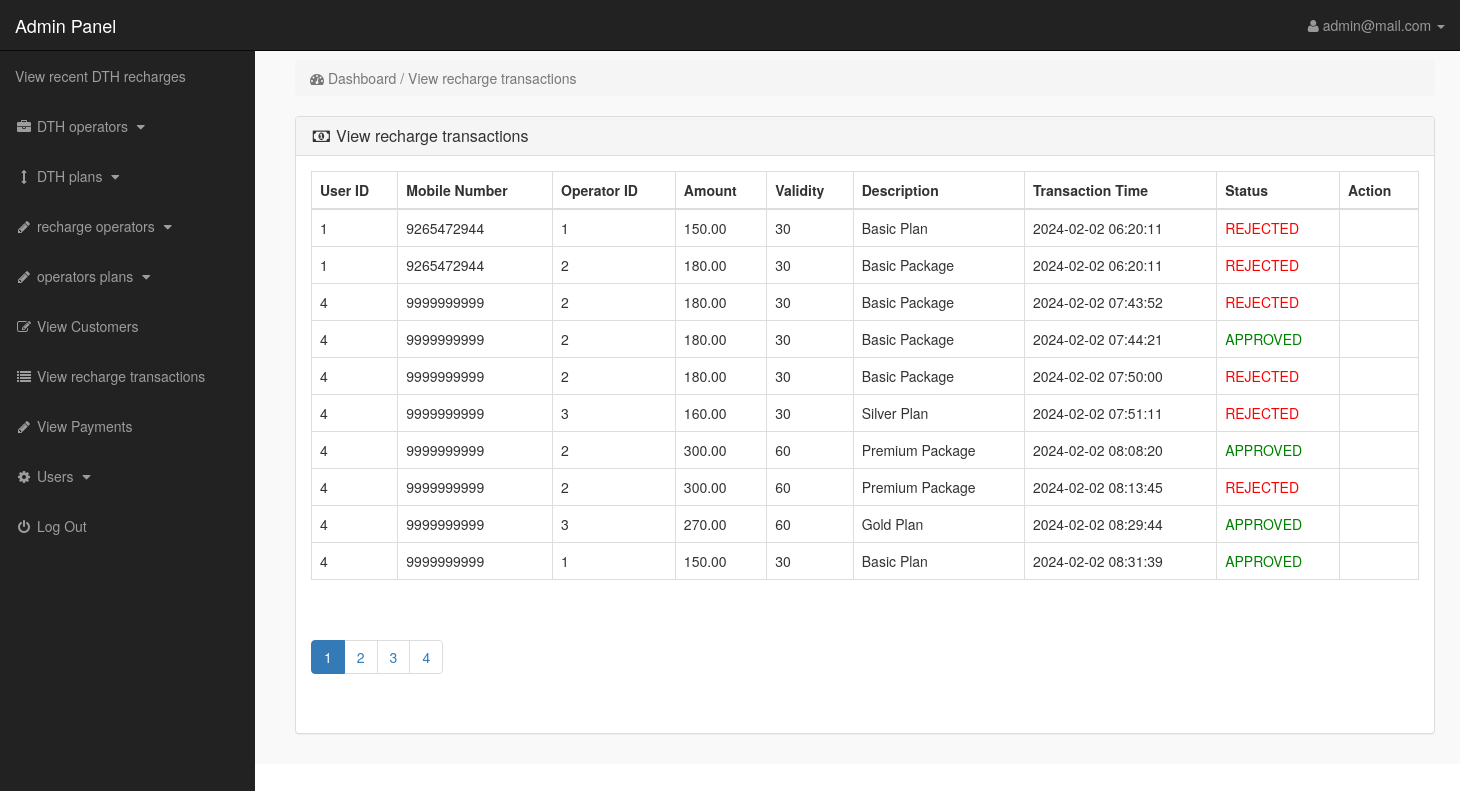
/admin_area/index.php?view_products (signed in), run on the app's committed database.
### tables this page shows
CREATE TABLE `dth_transactions` (
  `id` int(11) NOT NULL,
  `user_id` int(11) DEFAULT NULL,
  `mobile_number` varchar(15) NOT NULL,
  `operator_id` int(11) DEFAULT NULL,
  `plan_id` int(11) DEFAULT NULL,
  `amount` decimal(10,2) NOT NULL,
  `validity` int(11) NOT NULL,
  `description` text DEFAULT NULL,
  `approval_status` varchar(20) DEFAULT 'Pending',
  `transaction_time` timestamp NOT NULL DEFAULT current_timestamp()
);

### admin_area/view_products.php (the view, shortened to what this page needs)
<?php
include 'db_connection.php';
$recordsPerPage = 10;
$totalRecordsQuery = "SELECT COUNT(*) as total FROM dth_transactions";
$totalRecordsResult = mysqli_query($con, $totalRecordsQuery);
$totalRecords = mysqli_fetch_assoc($totalRecordsResult)['total'];
$totalPages = ceil($totalRecords / $recordsPerPage);
$currentpage = isset($_GET['page']) ? $_GET['page'] : 1;
$offset = ($currentpage - 1) * $recordsPerPage;
$query_pending = "SELECT * FROM dth_transactions LIMIT $offset, $recordsPerPage";
$result_pending = mysqli_query($con, $query_pending);
?>
<div class="container mt-5">
    <div class="row">
        <div class="col-lg-12">
            <ol class="breadcrumb">
                <li class="active">
                    <i class="fa fa-dashboard"></i> Dashboard / View recharge transactions
                </li>
            </ol>
        </div>
    </div>
    <div class="row">
        <div class="col-lg-12">
            <div class="panel panel-default">
                <div class="panel-heading">
                    <h3 class="panel-title">
                        <i class="fa fa-money fa-fw"></i> View recharge transactions
                    </h3>
                </div>
                <div class="panel-body">
                    <div class="table-responsive">
                        <table class="table table-bordered">
                            <thead>
                                <tr>
                                    <th>User ID</th>
                                    <th>Mobile Number</th>
                                    <th>Operator ID</th>
                                    <th>Amount</th>
                                    <th>Validity</th>
                                    <th>Description</th>
                                    <th>Transaction Time</th>
                                    <th>Status</th>
                                    <th>Action</th>
                                </tr>
                            </thead>
                            <tbody>
                                <?php while ($row = mysqli_fetch_assoc($result_pending)) { ?>
                                    <tr>
                                        <td>
                                            <?php echo $row['user_id']; ?>
                                        </td>
                                        <td>
                                            <?php echo $row['mobile_number']; ?>
                                        </td>
                                        <td>
                                            <?php echo strtoupper($row['operator_id']) ?>
                                        </td>
                                        <td>
                                            <?php echo $row['amount']; ?>
                                        </td>
                                        <td>
                                            <?php echo $row['validity']; ?>
                                        </td>
                                        <td>
                                            <?php echo $row['description']; ?>
                                        </td>
                                        <td>
                                            <?php echo $row['transaction_time']; ?>
                                        </td>
                                        <td class="<?php echo strtolower($row['approval_status']) ?>">
                                            <?php echo strtoupper($row['approval_status']) ?>
                                        </td>
                                        <td>
                                        </td>
                                    </tr>
                                <?php } ?>
                        </table>
                        <div class="pagination">
                            <ul class="pagination">
                                <?php for ($i = 1; $i <= $totalPages; $i++) { ?>
                                    <li class="page-item <?php echo ($i == $currentpage) ? 'active' : ''; ?>">
                                        <a class="page-link" href="index.php?view_products&page=<?php echo $i; ?>">
                                            <?php echo $i; ?>
                                        </a>
                                    </li>
                                <?php } ?>
                            </ul>
                        </div>
                    </div>
                </div>
            </div>
        </div>
    </div>
</div>
</body>
</html>

### admin_area/includes/sidebar.php (shortened to what this page needs)
<?php
if (!isset($_SESSION['admin_username'])) {
    echo "<script>window.open('login.php','_self')</script>";
} else {
    ?>
    <nav class="navbar navbar-inverse navbar-fixed-top">
        <div class="navbar-header">
            <a class="navbar-brand" href="index.php?dashboard">Admin Panel</a>
        </div>
        <ul class="nav navbar-right top-nav">
            <li class="dropdown">
                <a href="#" class="dropdown-toggle" data-toggle="dropdown">
                    <i class="fa fa-user"></i>
                    <?php echo $admin_name; ?> <b class="caret"></b>
                </a>
            </li>
        </ul>
        <div class="collapse navbar-collapse navbar-ex1-collapse">
            <ul class="nav navbar-nav side-nav">
                <li>
                    <a href="index.php?view_products"> View recent DTH recharges </a>
                </li>
                <li>
                    <a href="#" data-toggle="collapse" data-target="#manufacturers">
                        <i class="fa fa-fw fa-briefcase"></i> DTH operators
                        <i class="fa fa-fw fa-caret-down"></i>
                    </a>
                </li>
                <li>
                    <a href="#" data-toggle="collapse" data-target="#cat">
                        <i class="fa fa-fw fa-arrows-v"></i> DTH plans
                        <i class="fa fa-fw fa-caret-down"></i>
                    </a>
                </li>
                <li>
                    <a href="#" data-toggle="collapse" data-target="#contact_us">
                        <i class="fa fa-fw fa-pencil"> </i> recharge operators
                        <i class="fa fa-fw fa-caret-down"></i>
                    </a>
                </li>
                <li>
                    <a href="#" data-toggle="collapse" data-target="#jio">
                        <i class="fa fa-fw fa-pencil"> </i> operators plans
                        <i class="fa fa-fw fa-caret-down"></i>
                    </a>
                </li>
                <li>
                    <a href="index.php?view_customers">
                        <i class="fa fa-fw fa-edit"></i> View Customers
                    </a>
                </li>
                <li>
                    <a href="index.php?view_orders">
                        <i class="fa fa-fw fa-list"></i> View recharge transactions
                    </a>
                </li>
                <li>
                    <a href="index.php?view_payments">
                        <i class="fa fa-fw fa-pencil"></i> View Payments
                    </a>
                </li>
                <li>
                    <a href="#" data-toggle="collapse" data-target="#users">
                        <i class="fa fa-fw fa-gear"></i> Users
                        <i class="fa fa-fw fa-caret-down"></i>
                    </a>
                </li>
                <li>
                    <a href="logout.php">
                        <i class="fa fa-fw fa-power-off"></i> Log Out
                    </a>
                </li>
            </ul>
        </div>
    </nav>
<?php } ?>

### admin_area/css/style.css (style rules this page uses)
body { margin-top:100px; }
@media (min-width: 768px) { body { margin-top:50px; } }
.top-nav { padding:0 15px; }
.top-nav>li { display:inline-block; float:left; }
.top-nav>li>a { padding-top:15px; padding-bottom:15px; line-height:20px; color:#999; }
@media (min-width: 768px) { .side-nav { position:fixed; top:51px; width:255px; border-radius:0; overflow-y:auto; background-color: #222; bottom:0; overflow-x:hidden; padding-bottom:40px; } }
@media (min-width: 768px) { .side-nav>li>a { width:255px; } }
.panel-body { border-radius:5px; }

### admin_area/view_products.php (style rules this page uses)
.approved { color: green; }
.rejected { color: red; }

### data on the page
dth_transactions: user "1", mobile_number "9265472944", operator "1", amount "150.00", validity "30", description "Basic Plan", transaction_time "2024-02-02 06:20:11", approval_status "REJECTED"
dth_transactions: user "1", mobile_number "9265472944", operator "2", amount "180.00", validity "30", description "Basic Package", transaction_time "2024-02-02 06:20:11", approval_status "REJECTED"
dth_transactions: user "4", mobile_number "9999999999", operator "2", amount "180.00", validity "30", description "Basic Package", transaction_time "2024-02-02 07:43:52", approval_status "REJECTED"
dth_transactions: user "4", mobile_number "9999999999", operator "2", amount "180.00", validity "30", description "Basic Package", transaction_time "2024-02-02 07:44:21", approval_status "APPROVED"
dth_transactions: user "4", mobile_number "9999999999", operator "2", amount "180.00", validity "30", description "Basic Package", transaction_time "2024-02-02 07:50:00", approval_status "REJECTED"
dth_transactions: user "4", mobile_number "9999999999", operator "3", amount "160.00", validity "30", description "Silver Plan", transaction_time "2024-02-02 07:51:11", approval_status "REJECTED"
dth_transactions: user "4", mobile_number "9999999999", operator "2", amount "300.00", validity "60", description "Premium Package", transaction_time "2024-02-02 08:08:20", approval_status "APPROVED"
dth_transactions: user "4", mobile_number "9999999999", operator "2", amount "300.00", validity "60", description "Premium Package", transaction_time "2024-02-02 08:13:45", approval_status "REJECTED"
dth_transactions: user "4", mobile_number "9999999999", operator "3", amount "270.00", validity "60", description "Gold Plan", transaction_time "2024-02-02 08:29:44", approval_status "APPROVED"
dth_transactions: user "4", mobile_number "9999999999", operator "1", amount "150.00", validity "30", description "Basic Plan", transaction_time "2024-02-02 08:31:39", approval_status "APPROVED"

### other printed values
$admin_name "admin@mail.com"
